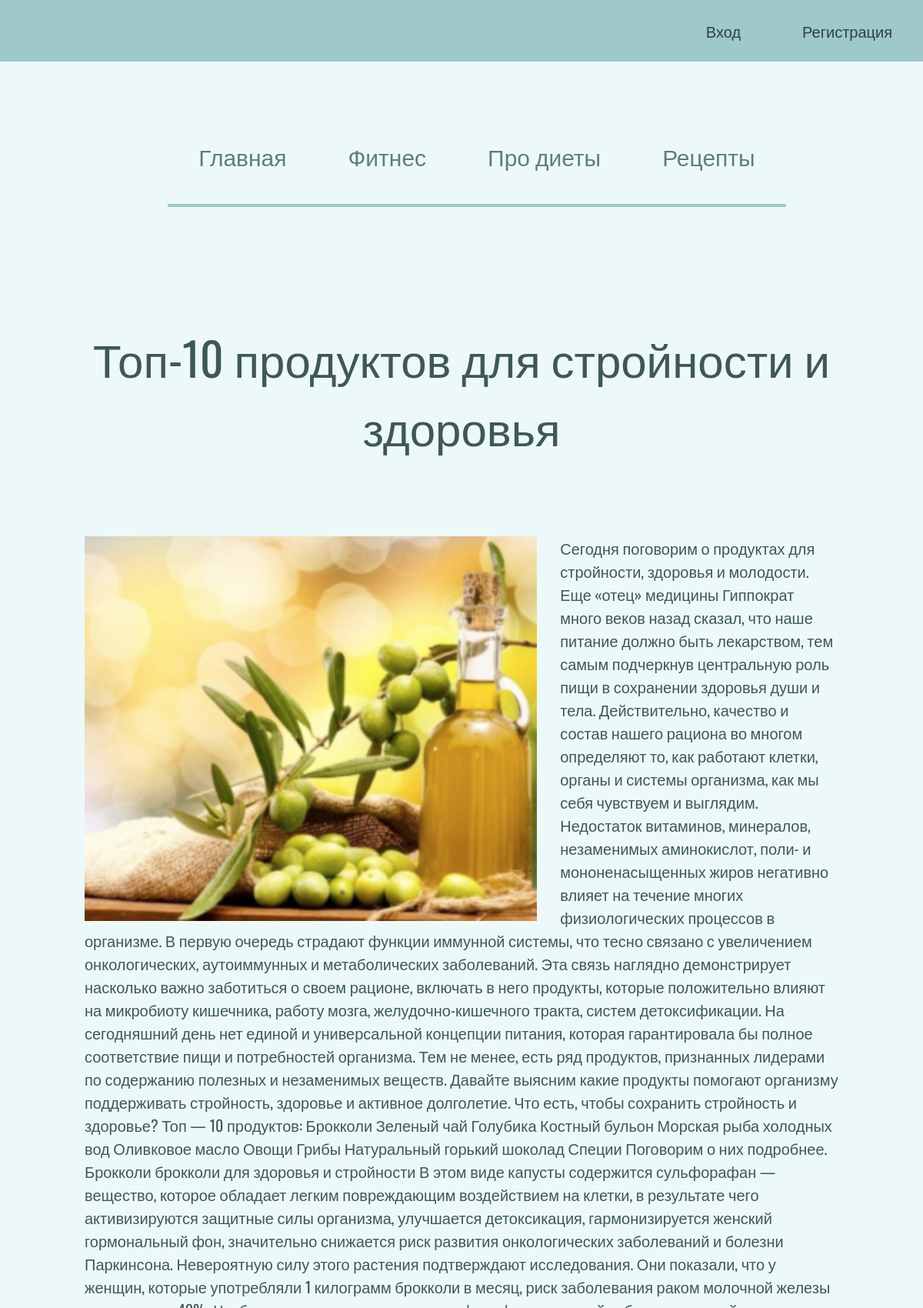
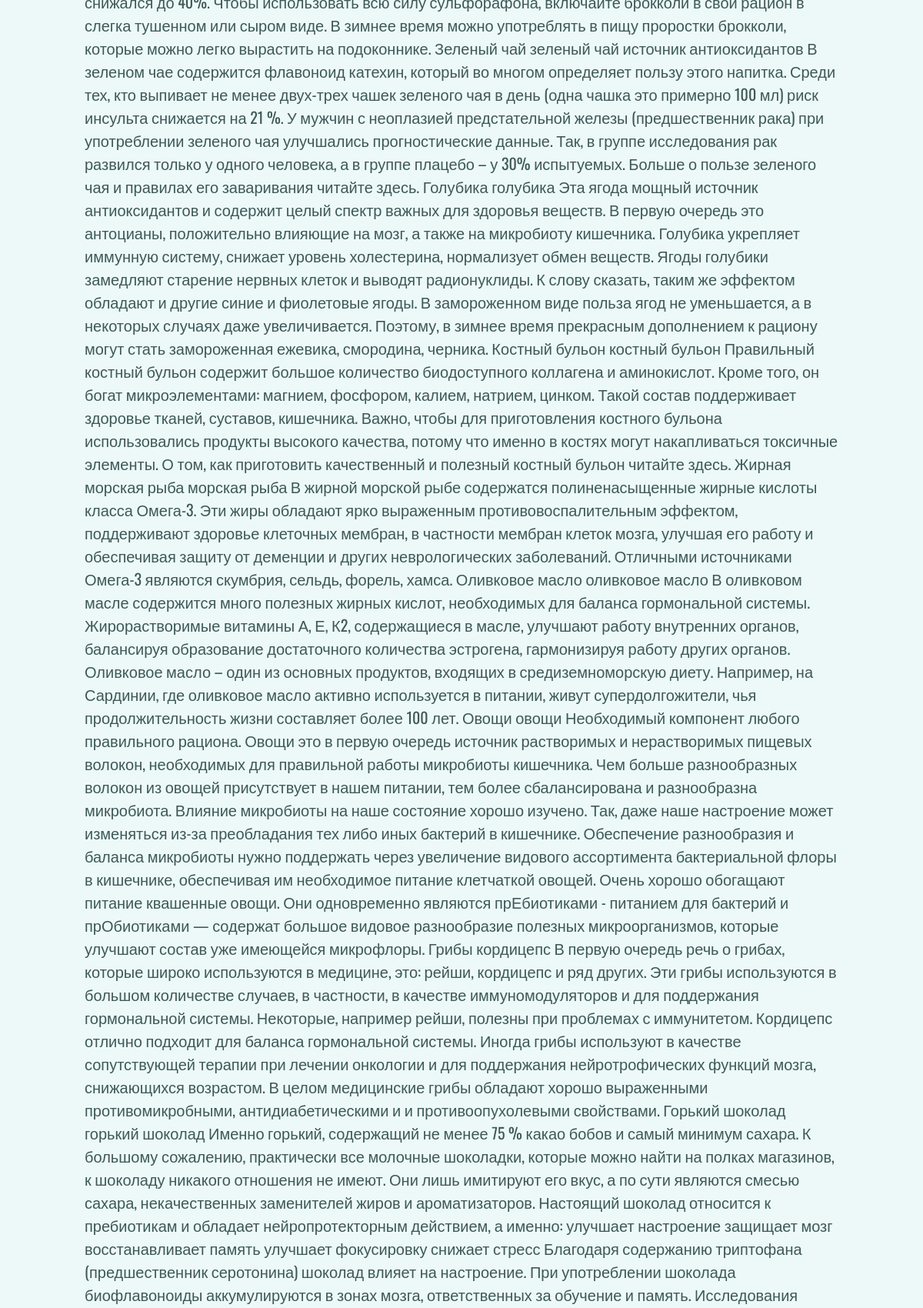
The page /detail/2/ (upper part) on the database its author committed (2 pictures, top to bottom).
### food/models.py (models this page shows, shortened)
class Articles(models.Model):
    title = models.CharField(max_length=200)
    topics = models.ManyToManyField(Topic, blank=True)
    image = models.ImageField(upload_to='media/articles/', default='default.jpg')
    description = models.TextField()
    date = models.DateTimeField(auto_now_add=True)

### food/views.py (the view)
# urls.py: path('detail/<int:id>/', views.detail, name='detail'),
def detail(request, id):
    post = get_object_or_404(Articles, id=id)
    return render(request, 'food/detail.html', {'post': post})

### food/templates/food/detail.html
{% extends 'food/base.html' %}
{% load static %}
{% block content %}
<div class="detail">
    <h1>{{ post.title }}</h1>
    <img src="{{ post.image.url }}" alt="">
    <p>{{ post.description }}</p>
</div>
{% endblock %}

### food/static/css/style.css (style rules this page uses)
body { padding: 0; margin: 0; font-family: 'Oswald', sans-serif; background-color: #edf9f9; }
h1 { text-align: center; color: #3e5858; }
.detail { margin: 100px; padding: 10px; padding-bottom: 300px; color: #3e5858; }
.detail img { height: 500px; float: left; margin-right: 30px; }
.detail h1 { text-align: center; margin-bottom: 100px; font-weight: 400; font-size: 60px; }
.detail p { font-weight: 400; font-size: 20px; }

### rows shown on the page
Articles: title "Топ-10 продуктов для стройности и здоровья", image (picture)
